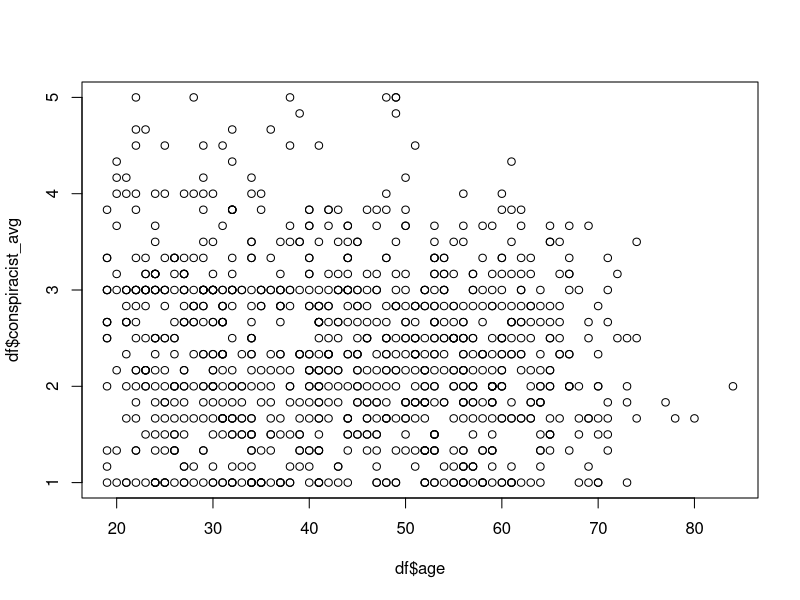

Write the R code that produced this figure.
# R code

df=read.table('LskyetalPLOSONE.csv',
              header=TRUE,sep=',')
head(df)

max_age=120
min_age=18

#stopifnot(max(df$age)<max_age)
#stopifnot(min(df$age)>min_age)

df=subset(df,age>min_age&age<max_age)

lm.result=lm(conspiracist_avg~age,data=df)
summary(lm.result)

plot(df$age, df$conspiracist_avg)